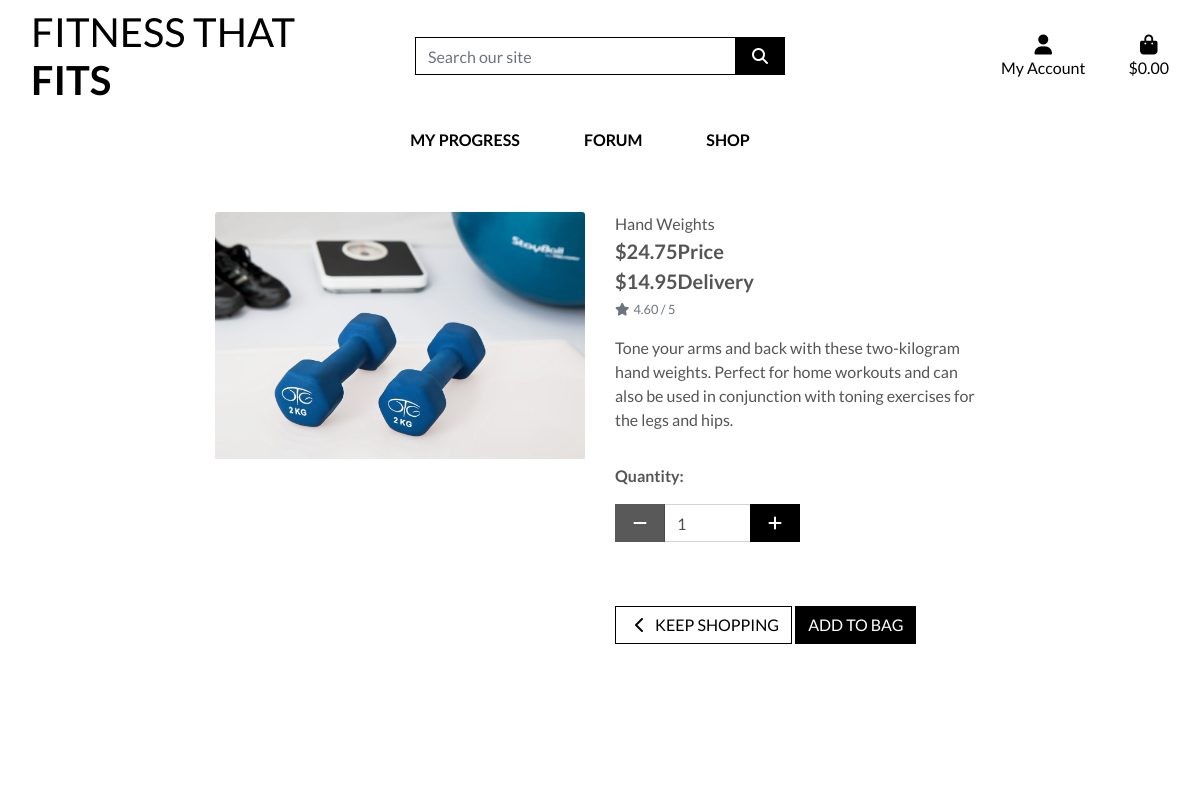
The app's page /products/2 with its own data.
### products/models.py (models this page shows, shortened)
class Product(models.Model):
    sku = models.CharField(max_length=254, null=True, blank=True)
    name = models.CharField(max_length=254)
    description = models.TextField()
    price = models.DecimalField(max_digits=6, decimal_places=2)
    shipping = models.DecimalField(max_digits=6, decimal_places=2)
    rating = models.DecimalField(max_digits=6, decimal_places=2, null=True, blank=True)
    image = models.ImageField(null=True, blank=True)

### products/views.py (the view)
# urls.py: path('<product_id>', views.product_detail, name='product_detail'),
def product_detail(request, product_id):
    product = get_object_or_404(Product, pk=product_id)
    context = {
        'product': product,
    }
    return render(request, 'products/product_detail.html', context)

### bag/contexts.py (called while the page is built, shortened)
def bag_contents(request):
    bag_items = []
    total = 0
    product_count = 0
    shipping = 0
    bag = request.session.get('bag', {})
    grand_total = shipping + total
    context = {
        'bag_items': bag_items,
        'total': total,
        'product_count': product_count,
        'shipping': shipping,
        'grand_total': grand_total,
    }
    return context

### products/templates/products/product_detail.html (shortened to what this page needs)
{% extends "base.html" %}
{% load static %}
{% block page_header %}
    <div class="container header-container">
    </div>
{% endblock %}
{% block content %}
    <div class="overlay"></div>
    <div class="container-fluid">
        <div class="row">
            <div class="col-12 col-md-6 col-lg-4 offset-lg-2">
                <div class="image-container my-5">
                    {% if product.image %}
                        <a href="{{ product.image.url }}" target="_blank">
                            <img class="card-img-top img-fluid" src="{{ product.image.url }}" alt="{{ product.name }}">
                        </a>
                        {% else %}
                        <a href="">
                            <img class="card-img-top img-fluid" src="{{ MEDIA_URL }}noimage.png" alt="{{ product.name }}">
                        </a>
                    {% endif %}
                </div>
            </div>
            <div class="col-12 col-md-6 col-lg-4">
                <div class="product-details-container mb-5 mt-md-5">
                    <p class="mb-0">{{ product.name }}</p>
                    <p class="lead mb-0 text-left font-weight-bold">${{ product.price }}Price</p>
                    <p class="lead mb-0 text-left font-weight-bold">${{ product.shipping }}Delivery</p>
                    {% if product.rating %}
                        <small class="text-muted"><i class="fas fa-star mr-1"></i>{{ product.rating }} / 5</small>
                    {% else %}
                        <small class="text-muted">No Rating</small>
                    {% endif %}
                    <p class="mt-3">{{ product.description }}</p>
                    <form class="form" action="{% url 'add_to_bag' product.id %}" method="POST">
                        <div class="form-row">
                            {% with product.has_sizes as s %}
                            <div class="col-12">
                                <p class="mt-3"><strong>Quantity:</strong></p>
                                <div class="form-group w-50">
                                    <div class="input-group">
                                        <div class="input-group-prepend">
                                            <button class="decrement-qty btn btn-black rounded-0"
                                                data-item_id="{{ product.id }}" id="decrement-qty_{{ product.id }}">
                                                <span class="icon">
                                                    <i class="fas fa-minus"></i>
                                                </span>
                                            </button>
                                        </div>
                                        <input class="form-control qty_input" type="number"
                                            name="quantity" value="1" min="1" max="99"
                                            data-item_id="{{ product.id }}"
                                            id="id_qty_{{ product.id }}">
                                        <div class="input-group-append">
                                            <button class="increment-qty btn btn-black rounded-0"
                                                data-item_id="{{ product.id }}" id="increment-qty_{{ product.id }}">
                                                <span class="icon">
                                                    <i class="fas fa-plus"></i>
                                                </span>
                                            </button>
                                        </div>
                                    </div>
                                </div>
                            </div>
                            <div class="col{% if s %}-12 mt-2{% endif %}">
                                <a href="{% url 'products' %}" class="btn btn-outline-black rounded-0 mt-5">
                                    <span class="icon">
                                        <i class="fas fa-chevron-left"></i>
                                    </span>
                                    <span class="text-uppercase">Keep Shopping</span>
                                </a>
                                <input type="submit" class="btn btn-black rounded-0 text-uppercase mt-5" value="Add to Bag">
                            </div>
                            {% endwith %}
                        </div>
                    </form>
                </div>
            </div>
        </div>
    </div>
{% endblock %}

### templates/base.html (shortened to what this page needs)
{% load static %}
<!doctype html>
<html lang="en">
  <head>
    {% block corecss %}
    <link rel="stylesheet" href="https://stackpath.bootstrapcdn.com/bootstrap/4.3.1/css/bootstrap.min.css">
    <link rel="stylesheet" href="{% static 'css/base.css' %}">
    {% endblock %}
  </head>
  <body>
    <header class="container-fluid fixed-top">
        <div class="row">
            <div class="col-12 col-lg-4 my-auto py-1 py-lg-0 text-center text-lg-left">
                <a href="{% url 'home' %}" class="nav-link main-logo-link">
                    <h1 class="logo-font text-black my-0">Fitness That <strong>Fits</strong></h1>
                </a>
            </div>
            <div class="col-12 col-lg-4 my-auto py-1 py-lg-0">
                <form method="GET" action="{% url 'products' %}">
                    <div class="input-group w-100">
                        <input class="form-control border border-black rounded-0" type="text" name="q" placeholder="Search our site">
                        <div class="input-group-append">
                            <button class="form-control btn btn-black border border-black rounded-0" type="submit">
                                <span class="icon">
                                    <i class="fas fa-search"></i>
                                </span>
                            </button>
                        </div>
                    </div>
                </form>
            </div>
            <div class="col-12 col-lg-4 my-auto py-1 py-lg-0">
                <ul class="list-inline list-unstyled text-center text-lg-right my-0">
                    <li class="list-inline-item dropdown">
                        <a class="text-black nav-link" href="#" id="user-options" data-toggle="dropdown" aria-haspopup="true" aria-expanded="false">
                            <div class="text-center">
                                <div><i class="fas fa-user fa-lg"></i></div>
                                <p class="my-0">My Account</p>
                            </div>
                        </a>
                    </li>
                    <li class="list-inline-item">
                        <a class="{% if grand_total %}text-info font-weight-bold{% else %}text-black{% endif %} nav-link" href="{% url 'view_bag' %}">
                            <div class="text-center">
                                <div><i class="fas fa-shopping-bag fa-lg"></i></div>
                                <p class="my-0">
                                    {% if grand_total %}
                                        ${{ grand_total|floatformat:2 }}
                                    {% else %}
                                        $0.00
                                    {% endif %}
                                </p>
                            </div>
                        </a>
                    </li>
                </ul>
            </div>
        </div>
                <div class="row bg-white">
            <nav class="navbar navbar-expand-lg navbar-light w-100">
                {% include 'includes/main-nav.html' %}
            </nav>
        </div>
    </header>
    {% block page_header %}
    {% endblock %}
    {% block content %}
    {% endblock %}
  </body>
</html>

### templates/includes/main-nav.html
<div class="collapse navbar-collapse" id="main-nav">
    <ul class="navbar-nav w-auto mx-auto">
        <li class="nav-item dropdown">
            <a class="logo-font font-weight-bold nav-link text-black mr-5" href="#" id="homeware-link" data-toggle="dropdown" aria-haspopup="true" aria-expanded="false">
                My Progress
            </a>
        </li>
        <li class="nav-item dropdown">
            <a class="logo-font font-weight-bold nav-link text-black mr-5" href="#" id="clothing-link" data-toggle="dropdown" aria-haspopup="true" aria-expanded="false">
                Forum
            </a>
        </li>
          <li class="nav-item dropdown">
            <a class="logo-font font-weight-bold nav-link text-black mr-5" href="{% url 'products' %}" id="all-products-link" aria-haspopup="true" aria-expanded="false">
                Shop
            </a>
        </li>
    </ul>
</div>

### static/css/base.css (style rules this page uses)
html { height: 100%; }
body { background-size: cover; height: calc(100vh - 164px); color: #555; font-family: 'Lato'; }
.icon { align-items: center; display: inline-flex; justify-content: center; height: 1.5rem; width: 1.5rem; }
.logo-font { text-transform: uppercase; }
.main-logo-link { width: fit-content; }
.btn-black { background: black; color: white; }
.btn-outline-black { background: white; color: black !important; border: 1px solid black; }
.text-black { color: #000 !important; }
.border-black { border: 1px solid black !important; }
.overlay { height: 100%; width: 100%; top: 0; left: 0; position: fixed; background: white; z-index: -1; }
@media (min-width: 1200px) { .container { max-width: 80%; } }
@media (min-width: 992px) { .header-container { padding-top: 164px; opacity: 1 !important; } }
#main-nav { opacity: 1 !important; }
header { background-color: white; }

### records on screen
Product: image (picture), name "Hand Weights", price "24.75", shipping "14.95", rating "4.60", description "Tone your arms and back with these two-kilogram hand weights. Perfect for home workouts and can also be used in conjunction with toning exercises for the legs and hips."
